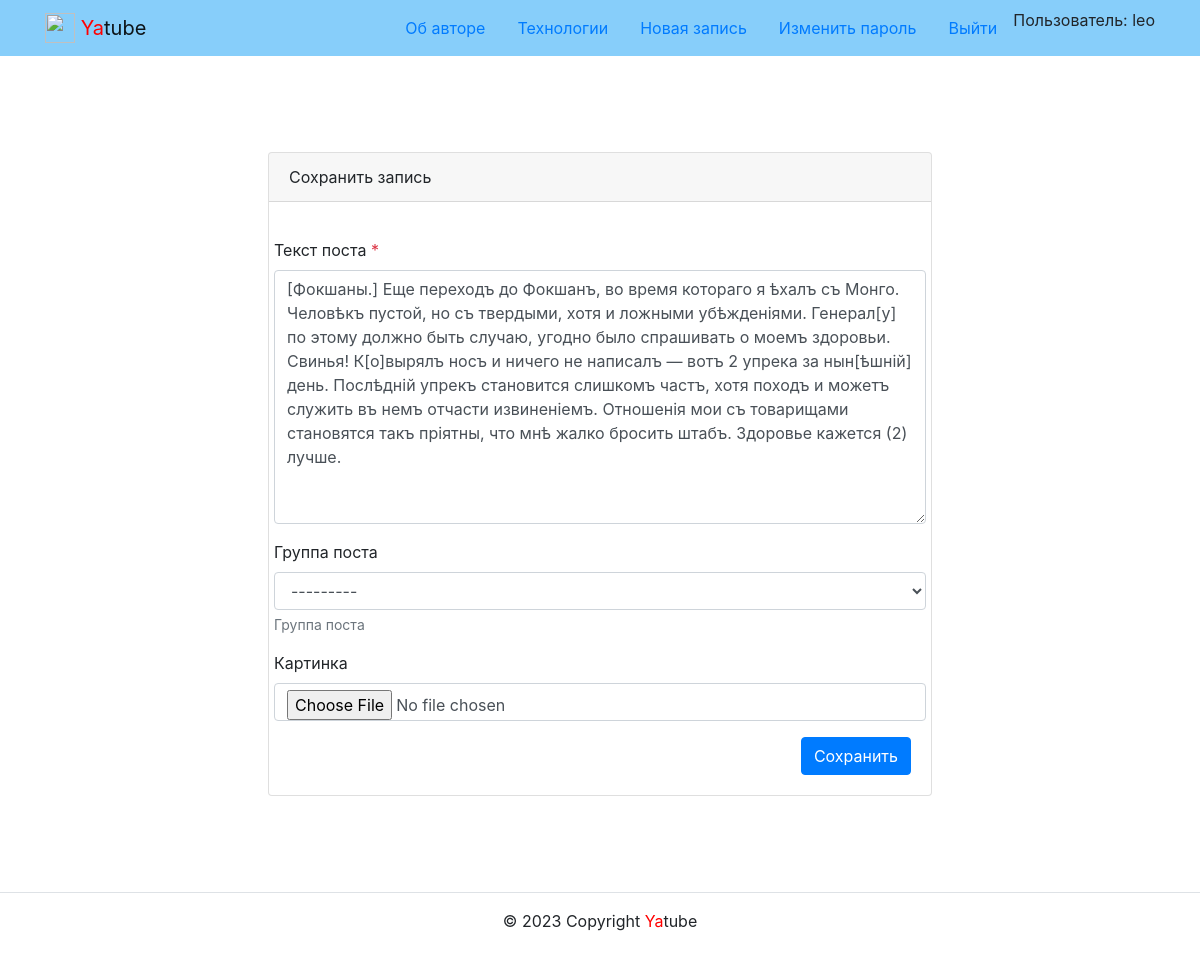
Screenshot of /posts/37/edit/ (signed in) with the database file from the repository.
### posts/models.py (models this page shows, shortened)
class Post(models.Model):
    text = models.TextField(
        verbose_name='Текст поста'
    )
    pub_date = models.DateTimeField(
        auto_now_add=True,
        verbose_name='Дата публикации',
        help_text='Дата публикации',
    )
    author = models.ForeignKey(
        User,
        on_delete=models.CASCADE,
        related_name='posts',
        verbose_name='Автор поста',
        help_text='Автор поста',
    )
    group = models.ForeignKey(
        Group,
        on_delete=models.SET_NULL,
        blank=True,
        null=True,
        related_name='posts',
        verbose_name='Группа поста',
        help_text='Группа поста',
    )
    image = models.ImageField(
        'Картинка',
        upload_to='posts/',
        blank=True,
    )
    class Meta:
        ordering = ('-pub_date',)
        verbose_name = 'Пост'

### posts/views.py (the view, shortened to what this page needs)
# urls.py: path('posts/<int:post_id>/edit/', views.post_edit, name='post_edit'),
@login_required
def post_edit(request, post_id):
    post = get_object_or_404(Post, id=post_id)
    if post.author != request.user:
        return redirect('posts:post_detail', post_id)
    form = PostForm(instance=post)
    context = {
        'form': form,
        'is_edit': True,
        'post': post,
    }
    return render(request, 'posts/post_create.html', context)

### posts/forms.py
class PostForm(forms.ModelForm):
    class Meta:
        model = Post
        fields = ('text', 'group', 'image',)

### core/context_processors/year.py (called while the page is built)
def year(request):
    return {
        'year': dt.datetime.now().year,
    }

### core/templatetags/user_filters.py (called while the page is built)
@register.filter
def addclass(field, css):
    return field.as_widget(attrs={'class': css})

### templates/posts/post_create.html (shortened to what this page needs)
{% extends 'base.html' %}
{% block content %}
{% load user_filters %}
      <div class="container py-5">
        <div class="row justify-content-center">
          <div class="col-md-8 p-5">
            <div class="card">
              <div class="card-header">
                {% if is_edit %}
                  Сохранить запись
                {% else %}
                  Добавить запись
                {% endif %}
              </div>
              <div class="card-body">
                {% if is_edit %}
                  <form method="post" enctype="multipart/form-data"
                  action="{% url 'posts:post_edit' post.pk %}">
                {% else %}
                  <form method="post" enctype="multipart/form-data"
                  action="{% url 'posts:post_create' %}">
                {% endif %}
                  {% for field in form %}
                    <div class="form-group row my-3">
                    <label for="{{ field.id_for_label }}">
                    {{ field.label }}
                      {% if field.field.required %}
                        <span class="required text-danger">*</span>
                      {% endif %}
                    </label>
                  {{ field|addclass:'form-control' }}
                    {% if field.help_text %}
                      <small
                         id="{{ field.id_for_label }}-help"
                         class="form-text text-muted"
                      >
                        {{ field.help_text|safe }}
                      </small>
                      {% endif %}
                    </div>
                  {% endfor %}
                  <div class="d-flex justify-content-end">
                    <button type="submit" class="btn btn-primary">
                      {% if is_edit %}
                        Сохранить
                      {% else %}
                        Добавить
                      {% endif %}
                    </button>
                  </div>
                </form>
              </div>
            </div>
          </div>
        </div>
      </div>
{% endblock %}

### templates/includes/header.html (shortened to what this page needs)
{% load static %}
<nav class="navbar navbar-light" style="background-color: lightskyblue">
  <div class="container">
    <a class="navbar-brand" href="{% url 'posts:index' %}">
      <img src="{% static 'img/logo.png' %}" width="30" height="30" class="d-inline-block align-top" alt="">
      <span style="color:red">Ya</span>tube
    </a>
    {% with request.resolver_match.view_name as view_name %}
    <ul class="nav nav-pills">
      <li class="nav-item">
        <a class="nav-link {% if view_name  == 'about:author' %} active {% endif %}"
        href="{% url 'about:author' %}">Об авторе</a>
      </li>
      <li class="nav-item">
        <a class="nav-link {% if view_name == 'about:tech' %} active {% endif %}"
        href="{% url 'about:tech' %}">Технологии</a>
      </li>
      {% if request.user.is_authenticated %}
      <li class="nav-item">
        <a class="nav-link"
        href="{% url 'posts:post_create' %}">Новая запись</a>
      </li>
      <li class="nav-item">
        <a class="nav-link link-light {% if view_name  == 'users:password_change' %} active {% endif %}"
        href="{% url 'users:password_change' %}">Изменить пароль</a>
      </li>
      <li class="nav-item">
        <a class="nav-link link-light {% if view_name  == 'users:logout' %} active {% endif %}"
        href="{% url 'users:logout' %}">Выйти</a>
      </li>
      <li>
        Пользователь: {{ user.username }}
      </li>
      {% endif %}
    </ul>
    {% endwith %}
  </div>
</nav>

### rows the page displays
Post: form "[Фокшаны.] Еще переходъ до Фокшанъ, во время котораго я ѣхалъ съ Монго. Человѣкъ пустой, но съ твердыми, хотя и ложными убѣжденіями. Генерал[у] по этому должно быть случаю, угодно было спрашивать о моемъ здоровьи. Свинья! К[о]вырялъ носъ и ничего не написалъ — вотъ 2 упрека за нын[ѣшній] день. Послѣдній упрекъ становится слишкомъ частъ, хотя походъ и можетъ служить въ немъ отчасти извиненіемъ. Отношенія мои съ товарищами становятся такъ пріятны, что мнѣ жалко бросить штабъ. Здоровье кажется (2) лучше." "---------"

### other values shown
{{ user.username }} "leo"
{{ field.label }} "Текст поста" "Группа поста" "Картинка"
{{ field.help_text|safe }} "Группа поста"
